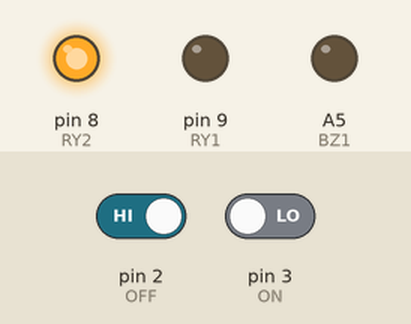
Bench run of a sketch on a simulated Arduino Uno, built with avr-gcc and run on an emulated ATmega328P. Shown: output pins drawn as LEDs (lit = HIGH). The test bench sets the inputs (shaded band); at power-on: pin 2 (OFF) HIGH, pin 3 (ON) LOW.

Above: at 1.2 s.
1.3 s: pin 2 (OFF) driven LOW
At 2.4 s:
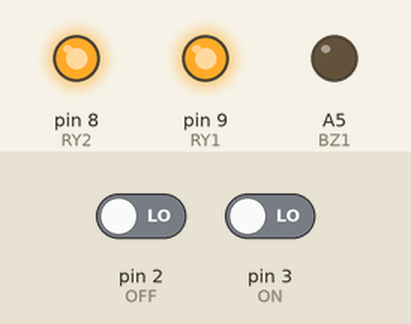
2.8 s: pin 2 (OFF) driven HIGH
At 8.7 s:
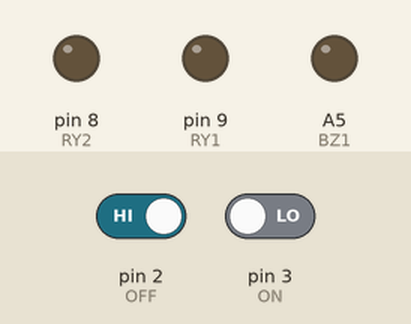
13.6 s: pin 3 (ON) driven HIGH
At 19.0 s:
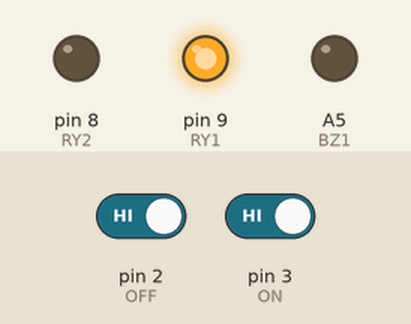
19.3 s: pin 3 (ON) driven LOW
At 19.7 s:
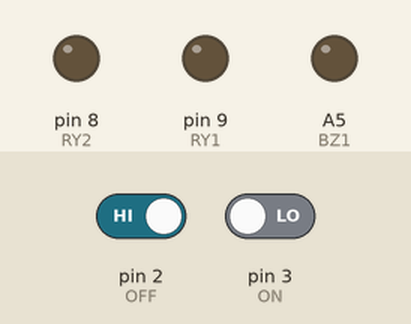
Timing chart, 0 to 22.3 s (numbered marks = the images above; inputs shaded):
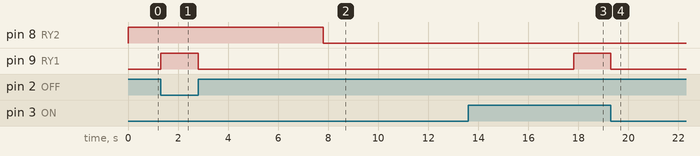

Measured:
- after the input at 1.3 s, pin 9 (RY1): LOW → HIGH at once
- after the input at 2.8 s, pin 8 (RY2): HIGH → LOW after 5.0 s; pin 9 (RY1): HIGH → LOW at once
- after the input at 13.6 s, pin 9 (RY1): LOW → HIGH after 4.2 s
- after the input at 19.3 s, pin 9 (RY1): HIGH → LOW at once

The sketch:

ex2-4-1.ino
```cpp
//========== ex2-4-1.ino ============
//========== Global Declaration ============
// pin 9 connected to RY1 relay, pin 8 connected to RY2 relay
// pin 3 connected to key 0 (OFF button), pin 2 connected to key 1 (ON button)
// A5 connected to buzzer
#define ON  3	// keypad key 1 connected to digital pin 3
#define OFF  2	// keypad key 0 connected to digital pin 2
#define RY1  9	// RY1 relay connected to digital pin 9
#define RY2  8	// RY2 relay connected to digital pin 8
#define BZ1  A5	// external drive buzzer connected to analog pin A5
int oN=0,oFF=0;	// declare integer variables oN and oFF for storing states of ON, OFF
//========== Initialization ============
void setup()
{  pinMode(ON, INPUT); 	    // configure digital pin 3 as an input
   pinMode(OFF, INPUT);     // configure digital pin 2 as an input
   pinMode(RY1, OUTPUT);    // configure digital pin 9 as an output
   pinMode(RY2, OUTPUT);    // configure digital pin 8 as an output
   pinMode(BZ1, OUTPUT);    // configure analog pin A5 as an output
   digitalWrite(RY1, 1);    // de-energize RY1 relay
   digitalWrite(RY2, 1);    // de-energize RY2 relay
   digitalWrite(BZ1, 0);    // turn off external drive buzzer LS14-2
}
//========== Main Code ============
void loop()
{  oFF=digitalRead(OFF); 		// read and store key 0 state in oFF
   if (!oFF) 				// if key 0 is pressed,
   {  digitalWrite(RY1, 1); 		// de-energize RY1 relay
      digitalWrite(RY2, 1);		// de-energize RY2 relay
   }
   else
   {  oN=digitalRead(ON); 		// read and store key 1 state in oN
      if (!oN) 				// if key 1 is pressed,
      {  digitalWrite(RY1, 0); 		// energize RY1 relay
	 for(int i=0;i<500;i++)		// repeat 500 times (500*10ms)
	 {  delay(10);			// wait for 10 ms
	    oFF=digitalRead(OFF);	// read and store key 0 state in oFF
	    if (!oFF)			// if key 0 is pressed,
	    {  digitalWrite(RY1, 1);	// de-energize RY1 relay
	       break;			//exit
	    }
	  }
	  digitalWrite(RY1, 1);		// de-energize RY1 relay
	  digitalWrite(RY2, 0);		// energize RY2 relay
	}
    }
}
```
